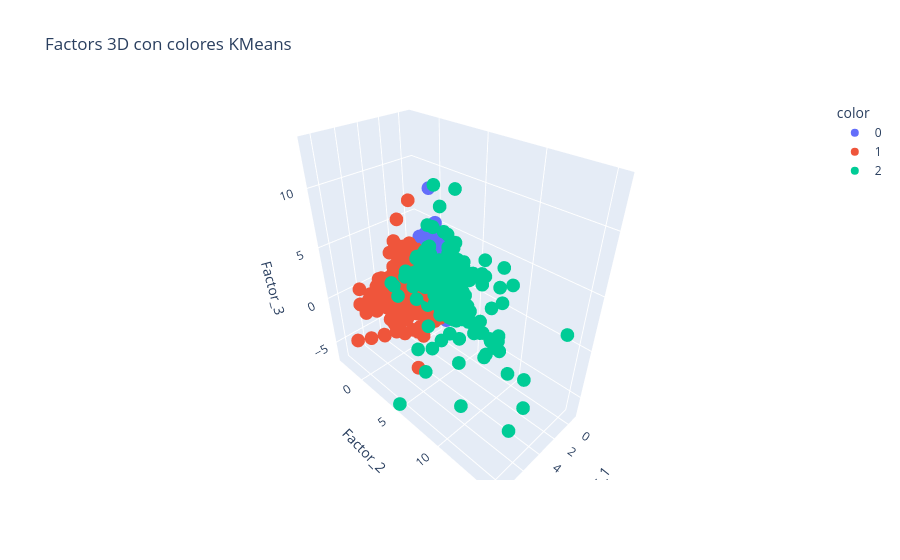

The notebook cell saved with this chart:
### Markdown cell above
In the factor-based segmentation, cluster 0 groups customers with low financial activity because it has values close to zero or negative in almost all factors; they are users with lower balances, lower movement and no strong purchase or cash advance behavior. Cluster 1 has a high Factor 1 and a negative Factor 2, so it represents customers with higher balance or debt but lower payment and movement levels; this group can be interpreted as customers with greater credit exposure and lower payment dynamism. Cluster 2 is the most active: it has a high Factor 1 and, especially, a very high Factor 2, as well as positive values in Factor 3 and Factor 4. Therefore, it represents customers with greater financial movement, more payments, more card use and also a greater presence of cash advances. In summary, the groups are: low-use customers, customers with higher debt but lower movement, and very active customers with greater payment capacity and intensive card use.

### Code cell
import plotly.express as px

factor_3d_df = factor_scores_df.copy()
factor_3d_df["Cluster_Factors"] = labels_fa

fig = px.scatter_3d(
    factor_3d_df,
    x="Factor_1",
    y="Factor_2",
    z="Factor_3",
    color=factor_3d_df["Cluster_Factors"].astype(str),
    title="Factors 3D con colores KMeans"
)

fig.show()

### Figure 1 — Plotly figure (JSON) as saved in the notebook; plotly's stock layout.template omitted (floating-point values rounded to 4 significant figures; data arrays with more than 128 entries replaced by an {"elided": "..."} marker saying what was removed)
{"data": [{"hovertemplate": "color=0<br>Factor_1=%{x}<br>Factor_2=%{y}<br>Factor_3=%{z}<extra></extra>", "legendgroup": "0", "marker": {"color": "#636efa", "symbol": "circle"}, "mode": "markers", "name": "0", "scene": "scene", "showlegend": true, "type": "scatter3d", "x": {"elided": "7413 float values"}, "y": {"elided": "7413 float values"}, "z": {"elided": "7413 float values"}}, {"hovertemplate": "color=1<br>Factor_1=%{x}<br>Factor_2=%{y}<br>Factor_3=%{z}<extra></extra>", "legendgroup": "1", "marker": {"color": "#EF553B", "symbol": "circle"}, "mode": "markers", "name": "1", "scene": "scene", "showlegend": true, "type": "scatter3d", "x": {"elided": "1176 float values"}, "y": {"elided": "1176 float values"}, "z": {"elided": "1176 float values"}}, {"hovertemplate": "color=2<br>Factor_1=%{x}<br>Factor_2=%{y}<br>Factor_3=%{z}<extra></extra>", "legendgroup": "2", "marker": {"color": "#00cc96", "symbol": "circle"}, "mode": "markers", "name": "2", "scene": "scene", "showlegend": true, "type": "scatter3d", "x": {"elided": "287 float values"}, "y": {"elided": "287 float values"}, "z": {"elided": "287 float values"}}], "layout": {"legend": {"title": {"text": "color"}, "tracegroupgap": 0}, "scene": {"domain": {"x": [0, 1], "y": [0, 1]}, "xaxis": {"title": {"text": "Factor_1"}}, "yaxis": {"title": {"text": "Factor_2"}}, "zaxis": {"title": {"text": "Factor_3"}}}, "title": {"text": "Factors 3D con colores KMeans"}}}
